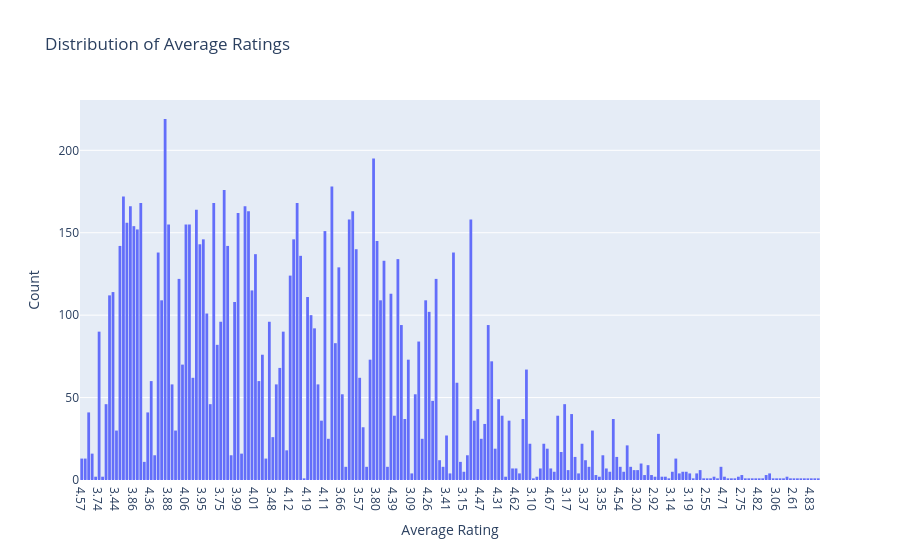

Notebook cell for this chart:
### Code cell
fig = px.histogram(df, x='average_rating', title='Distribution of Average Ratings')
fig.update_layout(xaxis_title='Average Rating', yaxis_title='Count')
fig.show()

### Figure 1 — Plotly figure (JSON) as saved in the notebook; plotly's stock layout.template omitted (floating-point values rounded to 4 significant figures; data arrays with more than 128 entries replaced by an {"elided": "..."} marker saying what was removed)
{"data": [{"bingroup": "x", "hovertemplate": "average_rating=%{x}<br>count=%{y}<extra></extra>", "legendgroup": "", "marker": {"color": "#636efa", "pattern": {"shape": ""}}, "name": "", "orientation": "v", "showlegend": false, "type": "histogram", "x": {"elided": "11127 str values"}, "xaxis": "x", "yaxis": "y"}], "layout": {"barmode": "relative", "legend": {"tracegroupgap": 0}, "title": {"text": "Distribution of Average Ratings"}, "xaxis": {"anchor": "y", "domain": [0, 1], "title": {"text": "Average Rating"}}, "yaxis": {"anchor": "x", "domain": [0, 1], "title": {"text": "Count"}}}}
